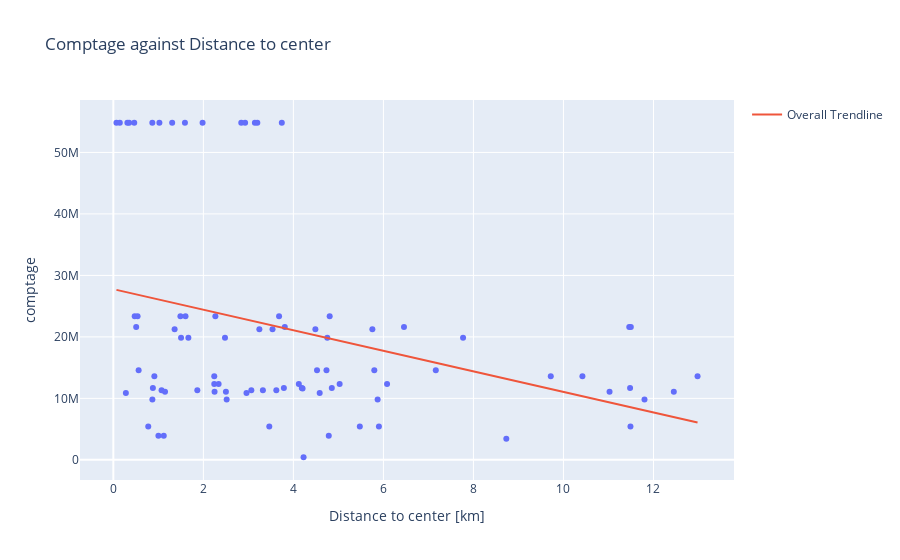

Notebook code cell kept with this figure:
### Code cell
fig = px.scatter(final_df, x='distance_km', y='comptage', trendline="ols", labels={
                     "distance_km": "Distance to center [km]",
                     "comptage": "comptage"
                 }, trendline_scope="overall", title="Comptage against Distance to center")
#fig.update_traces(mode = 'lines')
fig.show()
